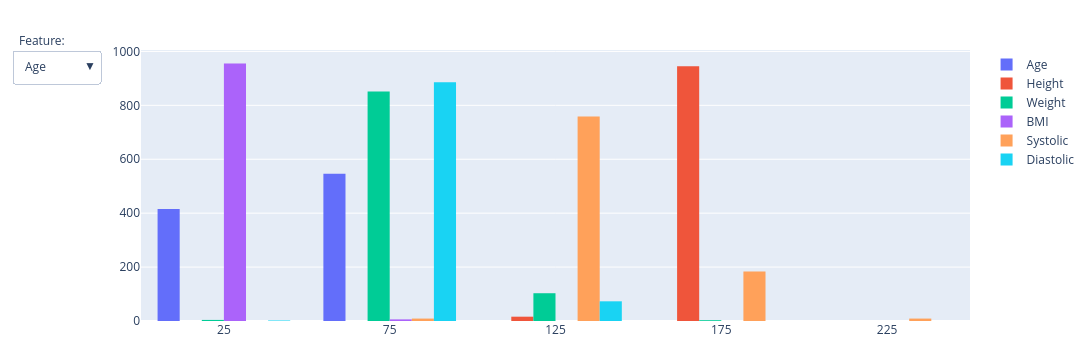

Source (notebook cell):
### Code cell
hist_features = ['Age', 'Height', 'Weight', 'BMI', 'Systolic', 'Diastolic']

plot = go.Figure(data=[go.Histogram(name=i, x=data[i], nbinsx = 10)
                       for i in hist_features])


# Add dropdown 
plot.update_layout( 
	updatemenus=[ 
		dict( 
			direction="down",
			buttons=list([ 
				dict(label=i, 
					method="update", 
					args=[{"visible": [i == j for j in hist_features]}, 
						{"title": i}])
                for i in hist_features
			]), 
		) 
	]) 

# Add annotation
plot.update_layout(
    annotations=[
        dict(text="Feature:", showarrow=False,
        x = -0.15, xref="paper", y=1.075, yref="paper", align="left")
    ]
)

plot.update_layout(
    autosize=False,
    width=1100,
    height=350,
    margin=dict(l=20, r=20, t=50, b=20),
)

plot.show()

### Figure 1 — Plotly figure (JSON) as saved in the notebook; plotly's stock layout.template omitted (floating-point values rounded to 4 significant figures; data arrays with more than 128 entries replaced by an {"elided": "..."} marker saying what was removed)
{"data": [{"name": "Age", "nbinsx": 10, "type": "histogram", "x": {"elided": "961 float values"}}, {"name": "Height", "nbinsx": 10, "type": "histogram", "x": {"elided": "961 float values"}}, {"name": "Weight", "nbinsx": 10, "type": "histogram", "x": {"elided": "961 float values"}}, {"name": "BMI", "nbinsx": 10, "type": "histogram", "x": {"elided": "961 float values"}}, {"name": "Systolic", "nbinsx": 10, "type": "histogram", "x": {"elided": "961 float values"}}, {"name": "Diastolic", "nbinsx": 10, "type": "histogram", "x": {"elided": "961 float values"}}], "layout": {"annotations": [{"align": "left", "showarrow": false, "text": "Feature:", "x": -0.15, "xref": "paper", "y": 1.075, "yref": "paper"}], "autosize": false, "height": 350, "margin": {"b": 20, "l": 20, "r": 20, "t": 50}, "updatemenus": [{"buttons": [{"args": [{"visible": [true, false, false, false, false, false]}, {"title": "Age"}], "label": "Age", "method": "update"}, {"args": [{"visible": [false, true, false, false, false, false]}, {"title": "Height"}], "label": "Height", "method": "update"}, {"args": [{"visible": [false, false, true, false, false, false]}, {"title": "Weight"}], "label": "Weight", "method": "update"}, {"args": [{"visible": [false, false, false, true, false, false]}, {"title": "BMI"}], "label": "BMI", "method": "update"}, {"args": [{"visible": [false, false, false, false, true, false]}, {"title": "Systolic"}], "label": "Systolic", "method": "update"}, {"args": [{"visible": [false, false, false, false, false, true]}, {"title": "Diastolic"}], "label": "Diastolic", "method": "update"}], "direction": "down"}], "width": 1100}}
